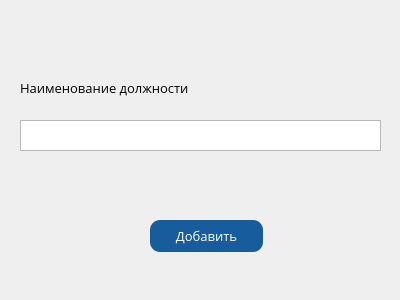
<?xml version="1.0" encoding="UTF-8"?>
<ui version="4.0">
 <class>Form_Official</class>
 <widget class="QWidget" name="Form_Official">
  <property name="windowModality">
   <enum>Qt::ApplicationModal</enum>
  </property>
  <property name="geometry">
   <rect>
    <x>0</x>
    <y>0</y>
    <width>400</width>
    <height>300</height>
   </rect>
  </property>
  <property name="font">
   <font>
    <family>Open Sans</family>
    <pointsize>10</pointsize>
   </font>
  </property>
  <property name="windowTitle">
   <string>Добавление записи</string>
  </property>
  <property name="windowIcon">
   <iconset>
    <normaloff>logo.png</normaloff>logo.png</iconset>
  </property>
  <widget class="QLabel" name="label">
   <property name="geometry">
    <rect>
     <x>20</x>
     <y>80</y>
     <width>181</width>
     <height>16</height>
    </rect>
   </property>
   <property name="text">
    <string>Наименование должности</string>
   </property>
  </widget>
  <widget class="QTextEdit" name="textEdit">
   <property name="geometry">
    <rect>
     <x>20</x>
     <y>120</y>
     <width>361</width>
     <height>31</height>
    </rect>
   </property>
  </widget>
  <widget class="QPushButton" name="pushButton">
   <property name="geometry">
    <rect>
     <x>150</x>
     <y>220</y>
     <width>113</width>
     <height>32</height>
    </rect>
   </property>
   <property name="styleSheet">
    <string notr="true">QPushButton {
    border-radius:  10px;
    background-color:  rgb(23, 92, 157);
    color:  rgb(255, 255, 255);
	font: 10pt &quot;Open Sans&quot;;
}

QPushButton:pressed {
    background-color:  rgb(11, 48, 84);
}</string>
   </property>
   <property name="text">
    <string>Добавить</string>
   </property>
  </widget>
 </widget>
 <resources/>
 <connections/>
</ui>
